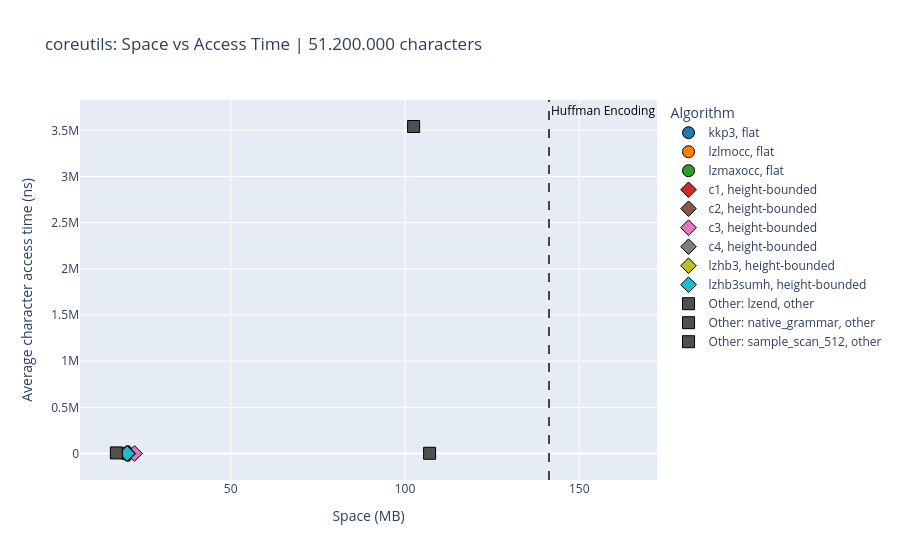

Source (notebook cell):
### Code cell
import plotly.express as px
import matplotlib.cm as cm

# --- Assign colors per algorithm ---
all_algorithms = pd.concat([df_flat["ALGORITHM"], summary_hb["ALGORITHM"]]).unique()
cmap = cm.get_cmap("tab10", len(all_algorithms))
def mpl_color_to_rgb_str(color):
    r, g, b, *_ = color
    return f"rgb({int(r*255)},{int(g*255)},{int(b*255)})"
algo_color_map = {algo: mpl_color_to_rgb_str(cmap(i)) for i, algo in enumerate(all_algorithms)}

OTHER_COLOR = "rgb(80,80,80)"

for algo in df_other["ALGORITHM"].unique():
    algo_color_map[algo] = OTHER_COLOR


# --- Flat data ---
df_flat_plot = df_flat.copy()
df_flat_plot["TYPE"] = "flat"
df_flat_plot["MARKER"] = "circle"
df_flat_plot["COLOR_ALGO"] = df_flat_plot["ALGORITHM"].map(algo_color_map)

# --- Height-bounded data ---
df_hb_plot = summary_hb.copy()
df_hb_plot["TYPE"] = "height-bounded"
df_hb_plot["MARKER"] = "diamond"
df_hb_plot["COLOR_ALGO"] = df_hb_plot["ALGORITHM"].map(algo_color_map)


df_other_plot = df_other.copy()
df_other_plot["TYPE"] = "other"

df_plot = pd.concat(
    [df_flat_plot, df_hb_plot, df_other_plot],
    ignore_index=True
)



# --- Plot ---
fig = px.scatter(
    df_plot,
    x="MB",
    y="AVERAGE_ACCESS_CHAR_TIME",
    color="ALGORITHM",          
    symbol="TYPE",              
    hover_data=[
        "ALGORITHM", "TYPE", "MB",
        "AVERAGE_ACCESS_CHAR_TIME",
        "HEIGHT_BOUND", "ALPHA", "BETA"
    ],
    color_discrete_map=algo_color_map,
    labels={
        "MB": "Space (MB)",
        "AVERAGE_ACCESS_CHAR_TIME": "Average character access time (ns)",
        "ALGORITHM": "Algorithm",
        "TYPE": "Variant"
    },
    title=f"{DATASET}: Space vs Access Time | 51.200.000 characters"
)

# Add a vertical line for a datapoint without average_access_char_time (e.g., only space known)
# Example: g contains the row, use its MB and ALGORITHM for annotation


fig.add_vline(
    x=huffman_values[DATASET],
    line_dash="dash",
    line_color=algo_color_map.get("Huffman Encoding", "black"),
    annotation_text=f"Huffman Encoding",
    annotation_position="top right",
    annotation_font_color=algo_color_map.get("Huffman Encoding", "black"),
    opacity=0.7
)

fig.update_traces(
    marker=dict(size=12, line=dict(width=1, color="black"))
)

fig.update_layout(legend_title_text='Algorithm')
fig.write_html(f"{DATASET}_plot.html", include_plotlyjs='cdn')
fig.show()

### Figure 1 — Plotly figure (JSON) as saved in the notebook; plotly's stock layout.template omitted (floating-point values rounded to 4 significant figures)
{"data": [{"customdata": [["kkp3", "flat", null, null, null]], "hovertemplate": "Algorithm=%{customdata[0]}<br>Variant=%{customdata[1]}<br>Space (MB)=%{x}<br>Average character access time (ns)=%{y}<br>HEIGHT_BOUND=%{customdata[2]}<br>ALPHA=%{customdata[3]}<br>BETA=%{customdata[4]}<extra></extra>", "legendgroup": "kkp3, flat", "marker": {"color": "rgb(31,119,180)", "line": {"color": "black", "width": 1}, "size": 12, "symbol": "circle"}, "mode": "markers", "name": "kkp3, flat", "orientation": "v", "showlegend": true, "type": "scatter", "x": [19.62], "xaxis": "x", "y": [1318.0], "yaxis": "y"}, {"customdata": [["lzlmocc", "flat", null, null, null]], "hovertemplate": "Algorithm=%{customdata[0]}<br>Variant=%{customdata[1]}<br>Space (MB)=%{x}<br>Average character access time (ns)=%{y}<br>HEIGHT_BOUND=%{customdata[2]}<br>ALPHA=%{customdata[3]}<br>BETA=%{customdata[4]}<extra></extra>", "legendgroup": "lzlmocc, flat", "marker": {"color": "rgb(255,127,14)", "line": {"color": "black", "width": 1}, "size": 12, "symbol": "circle"}, "mode": "markers", "name": "lzlmocc, flat", "orientation": "v", "showlegend": true, "type": "scatter", "x": [19.62], "xaxis": "x", "y": [949.0], "yaxis": "y"}, {"customdata": [["lzmaxocc", "flat", null, null, null]], "hovertemplate": "Algorithm=%{customdata[0]}<br>Variant=%{customdata[1]}<br>Space (MB)=%{x}<br>Average character access time (ns)=%{y}<br>HEIGHT_BOUND=%{customdata[2]}<br>ALPHA=%{customdata[3]}<br>BETA=%{customdata[4]}<extra></extra>", "legendgroup": "lzmaxocc, flat", "marker": {"color": "rgb(44,160,44)", "line": {"color": "black", "width": 1}, "size": 12, "symbol": "circle"}, "mode": "markers", "name": "lzmaxocc, flat", "orientation": "v", "showlegend": true, "type": "scatter", "x": [19.62], "xaxis": "x", "y": [957.1], "yaxis": "y"}, {"customdata": [["c1", "height-bounded", 20, "0.1", "1.0"]], "hovertemplate": "Algorithm=%{customdata[0]}<br>Variant=%{customdata[1]}<br>Space (MB)=%{x}<br>Average character access time (ns)=%{y}<br>HEIGHT_BOUND=%{customdata[2]}<br>ALPHA=%{customdata[3]}<br>BETA=%{customdata[4]}<extra></extra>", "legendgroup": "c1, height-bounded", "marker": {"color": "rgb(214,39,40)", "line": {"color": "black", "width": 1}, "size": 12, "symbol": "diamond"}, "mode": "markers", "name": "c1, height-bounded", "orientation": "v", "showlegend": true, "type": "scatter", "x": [20.86], "xaxis": "x", "y": [643.4], "yaxis": "y"}, {"customdata": [["c2", "height-bounded", 20, "0.1", "1.0"]], "hovertemplate": "Algorithm=%{customdata[0]}<br>Variant=%{customdata[1]}<br>Space (MB)=%{x}<br>Average character access time (ns)=%{y}<br>HEIGHT_BOUND=%{customdata[2]}<br>ALPHA=%{customdata[3]}<br>BETA=%{customdata[4]}<extra></extra>", "legendgroup": "c2, height-bounded", "marker": {"color": "rgb(140,86,75)", "line": {"color": "black", "width": 1}, "size": 12, "symbol": "diamond"}, "mode": "markers", "name": "c2, height-bounded", "orientation": "v", "showlegend": true, "type": "scatter", "x": [20.6], "xaxis": "x", "y": [679.0], "yaxis": "y"}, {"customdata": [["c3", "height-bounded", 20, "0.1", "1.0"]], "hovertemplate": "Algorithm=%{customdata[0]}<br>Variant=%{customdata[1]}<br>Space (MB)=%{x}<br>Average character access time (ns)=%{y}<br>HEIGHT_BOUND=%{customdata[2]}<br>ALPHA=%{customdata[3]}<br>BETA=%{customdata[4]}<extra></extra>", "legendgroup": "c3, height-bounded", "marker": {"color": "rgb(227,119,194)", "line": {"color": "black", "width": 1}, "size": 12, "symbol": "diamond"}, "mode": "markers", "name": "c3, height-bounded", "orientation": "v", "showlegend": true, "type": "scatter", "x": [22.39], "xaxis": "x", "y": [620.8], "yaxis": "y"}, {"customdata": [["c4", "height-bounded", 20, "0.1", "0.8"]], "hovertemplate": "Algorithm=%{customdata[0]}<br>Variant=%{customdata[1]}<br>Space (MB)=%{x}<br>Average character access time (ns)=%{y}<br>HEIGHT_BOUND=%{customdata[2]}<br>ALPHA=%{customdata[3]}<br>BETA=%{customdata[4]}<extra></extra>", "legendgroup": "c4, height-bounded", "marker": {"color": "rgb(127,127,127)", "line": {"color": "black", "width": 1}, "size": 12, "symbol": "diamond"}, "mode": "markers", "name": "c4, height-bounded", "orientation": "v", "showlegend": true, "type": "scatter", "x": [20.49], "xaxis": "x", "y": [702.8], "yaxis": "y"}, {"customdata": [["lzhb3", "height-bounded", 20, null, null]], "hovertemplate": "Algorithm=%{customdata[0]}<br>Variant=%{customdata[1]}<br>Space (MB)=%{x}<br>Average character access time (ns)=%{y}<br>HEIGHT_BOUND=%{customdata[2]}<br>ALPHA=%{customdata[3]}<br>BETA=%{customdata[4]}<extra></extra>", "legendgroup": "lzhb3, height-bounded", "marker": {"color": "rgb(188,189,34)", "line": {"color": "black", "width": 1}, "size": 12, "symbol": "diamond"}, "mode": "markers", "name": "lzhb3, height-bounded", "orientation": "v", "showlegend": true, "type": "scatter", "x": [19.96], "xaxis": "x", "y": [711.0], "yaxis": "y"}, {"customdata": [["lzhb3sumh", "height-bounded", 20, null, null]], "hovertemplate": "Algorithm=%{customdata[0]}<br>Variant=%{customdata[1]}<br>Space (MB)=%{x}<br>Average character access time (ns)=%{y}<br>HEIGHT_BOUND=%{customdata[2]}<br>ALPHA=%{customdata[3]}<br>BETA=%{customdata[4]}<extra></extra>", "legendgroup": "lzhb3sumh, height-bounded", "marker": {"color": "rgb(23,190,207)", "line": {"color": "black", "width": 1}, "size": 12, "symbol": "diamond"}, "mode": "markers", "name": "lzhb3sumh, height-bounded", "orientation": "v", "showlegend": true, "type": "scatter", "x": [20.26], "xaxis": "x", "y": [697.5], "yaxis": "y"}, {"customdata": [["Other: lzend", "other", null, null, null]], "hovertemplate": "Algorithm=%{customdata[0]}<br>Variant=%{customdata[1]}<br>Space (MB)=%{x}<br>Average character access time (ns)=%{y}<br>HEIGHT_BOUND=%{customdata[2]}<br>ALPHA=%{customdata[3]}<br>BETA=%{customdata[4]}<extra></extra>", "legendgroup": "Other: lzend, other", "marker": {"color": "rgb(80,80,80)", "line": {"color": "black", "width": 1}, "size": 12, "symbol": "square"}, "mode": "markers", "name": "Other: lzend, other", "orientation": "v", "showlegend": true, "type": "scatter", "x": [17.19], "xaxis": "x", "y": [6920.0], "yaxis": "y"}, {"customdata": [["Other: native_grammar", "other", null, null, null]], "hovertemplate": "Algorithm=%{customdata[0]}<br>Variant=%{customdata[1]}<br>Space (MB)=%{x}<br>Average character access time (ns)=%{y}<br>HEIGHT_BOUND=%{customdata[2]}<br>ALPHA=%{customdata[3]}<br>BETA=%{customdata[4]}<extra></extra>", "legendgroup": "Other: native_grammar, other", "marker": {"color": "rgb(80,80,80)", "line": {"color": "black", "width": 1}, "size": 12, "symbol": "square"}, "mode": "markers", "name": "Other: native_grammar, other", "orientation": "v", "showlegend": true, "type": "scatter", "x": [102.5], "xaxis": "x", "y": [3541000.0], "yaxis": "y"}, {"customdata": [["Other: sample_scan_512", "other", null, null, null]], "hovertemplate": "Algorithm=%{customdata[0]}<br>Variant=%{customdata[1]}<br>Space (MB)=%{x}<br>Average character access time (ns)=%{y}<br>HEIGHT_BOUND=%{customdata[2]}<br>ALPHA=%{customdata[3]}<br>BETA=%{customdata[4]}<extra></extra>", "legendgroup": "Other: sample_scan_512, other", "marker": {"color": "rgb(80,80,80)", "line": {"color": "black", "width": 1}, "size": 12, "symbol": "square"}, "mode": "markers", "name": "Other: sample_scan_512, other", "orientation": "v", "showlegend": true, "type": "scatter", "x": [107.1], "xaxis": "x", "y": [2965.0], "yaxis": "y"}], "layout": {"annotations": [{"font": {"color": "black"}, "showarrow": false, "text": "Huffman Encoding", "x": 141.3, "xanchor": "left", "xref": "x", "y": 1, "yanchor": "top", "yref": "y domain"}], "legend": {"title": {"text": "Algorithm"}, "tracegroupgap": 0}, "shapes": [{"line": {"color": "black", "dash": "dash"}, "opacity": 0.7, "type": "line", "x0": 141.3, "x1": 141.3, "xref": "x", "y0": 0, "y1": 1, "yref": "y domain"}], "title": {"text": "coreutils: Space vs Access Time | 51.200.000 characters"}, "xaxis": {"anchor": "y", "domain": [0, 1], "title": {"text": "Space (MB)"}}, "yaxis": {"anchor": "x", "domain": [0, 1], "title": {"text": "Average character access time (ns)"}}}}
